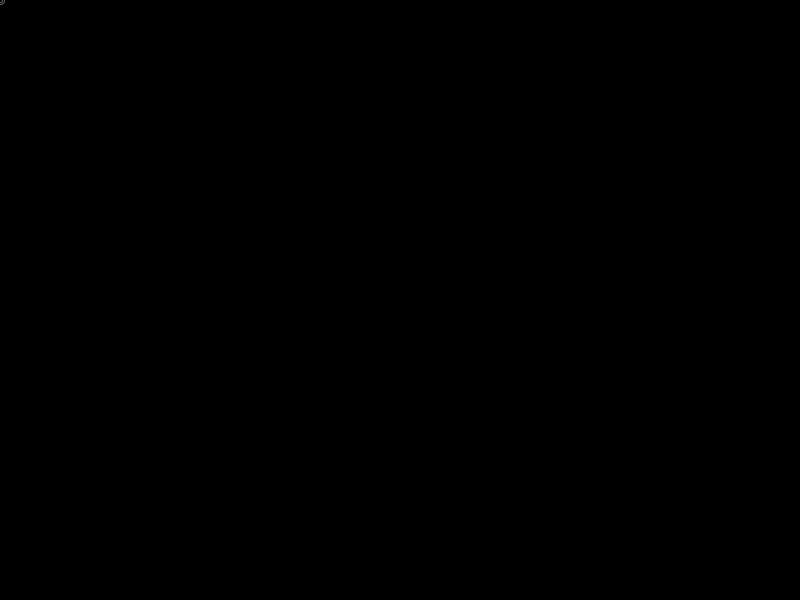
Frame 1 (no input)
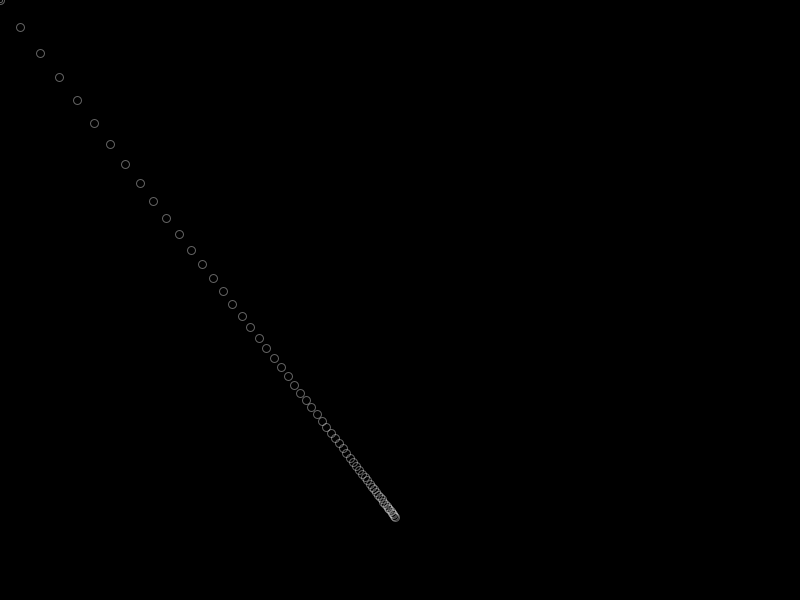
Frame 60 (the mouse pressed at the canvas centre just before this capture)
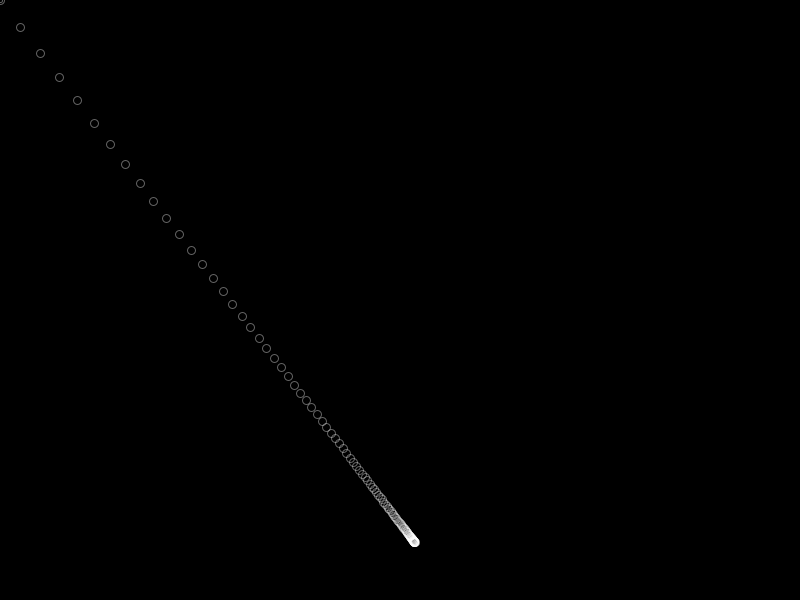
Frame 120 (the mouse held since frame 60 and released just before this capture)

The Processing sketch that drew these frames (run headless with seeded random() and noise(); from frame 60 on, the mouse is pressed at the canvas centre):

// Processing sketch: processing_1017
// ── processing_1017.pde

float x;
float y;
float storedX;
float storedY;
float easing = 0.05;
int[] portraitX = { 
  300, 445, 472, 530, 561, 567, 561, 581, 580, 589, 578,
  600, 612, 603, 572, 563, 574, 570, 575, 582, 525, 416, 310, 239, 200, 182, 
  189, 203, 215, 220, 235, 235, 236, 210, 440 };
int[] portraitY = { 
  300, 0, 60, 103, 117, 133, 156, 175, 190, 210, 228, 247, 
  258, 274, 290, 322, 340,  369, 419, 442, 475, 544, 560, 553, 522, 465, 407,
  346, 297, 265, 208, 168, 140, 112, 0, 0 };
int[] hubSize = { 
  5, 5, 5, 5, 5, 5, 5, 5, 5, 5, 5, 5, 
  5, 5, 5, 5, 5, 5, 5, 5, 5, 5, 5, 5, 5, 5, 5,
  5, 5, 5, 5, 5, 5, 5, 5, 5 };
int i = 1;

void setup() 
{
  size(800, 600); 
  smooth();
  background(0);
  ellipseMode(CENTER);
}

void draw() 
{
  float dx = storedX - x;
  if(abs(dx) > 1) {
    x += dx * easing;
  }

  float dy = storedY - y;
  if(abs(dy) > 1) {
    y += dy * easing;
  }

  if(abs(dx) <= 1 && abs(dy) <= 1) {
    fill(0, 0, 0, 200);   
    stroke(255,255,255,100);
    i = (int)(random(portraitX.length-1));
    ellipse(x, y, hubSize[i], hubSize[i]);
    storedX = portraitX[i];
    storedY = portraitY[i];
    hubSize[i] += 3;
  }

  noFill();
  ellipse (x, y, hubSize[i], hubSize[i]);
}
